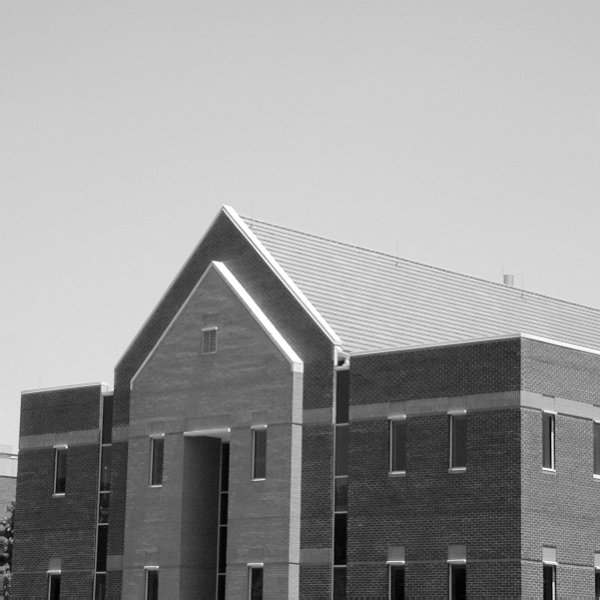
#> input picture Temas/04_Procesamiento_morfologico/Copia de Casa con bordes.jpg, 600 x 600 px, found by its file name
$ python morfo.py
#> lines starting #> are read from the running program, lines starting #| are printed output that depends on the picture; after the words box and inside, x2 and y2 are one past the last pixel; in counts of white or black regions, pixels touching at a corner belong together
import cv2
import numpy as np
import matplotlib.pyplot as plt

# ==========================================
# 0. FUNCIONES AUXILIARES (Puro Python)
# ==========================================

def crear_matriz(alto, ancho, valor):
    """Crea una matriz (lista de listas) llena de un valor específico."""
    return [[valor for _ in range(ancho)] for _ in range(alto)]

def copiar_matriz(matriz):
    """Crea una copia independiente de una matriz."""
    return [fila[:] for fila in matriz]

def agregar_borde(imagen, pad_h, pad_w, valor_borde):
    """Añade un borde a la imagen para que el kernel no se salga de los límites."""
    alto = len(imagen)
    ancho = len(imagen[0])
    # Calculamos el nuevo tamaño
    nuevo_alto = alto + 2 * pad_h
    nuevo_ancho = ancho + 2 * pad_w

    # Creamos un lienzo más grande lleno del valor del borde
    matriz_borde = crear_matriz(nuevo_alto, nuevo_ancho, valor_borde)

    # Copiamos la imagen original en el centro de este lienzo
    for i in range(alto):
        for j in range(ancho):
            matriz_borde[i + pad_h][j + pad_w] = imagen[i][j]

    return matriz_borde

# ==========================================
# 1. FUNCIONES MORFOLÓGICAS (Puro Python)
# ==========================================

def dilatar(imagen, kernel):
    """Dilatación usando solo bucles y listas."""
    alto_img, ancho_img = len(imagen), len(imagen[0])
    alto_k, ancho_k = len(kernel), len(kernel[0])

    pad_h = alto_k // 2
    pad_w = ancho_k // 2

    # Añadimos borde de 0s
    img_borde = agregar_borde(imagen, pad_h, pad_w, 0)
    resultado = crear_matriz(alto_img, ancho_img, 0)

    for i in range(alto_img):
        for j in range(ancho_img):
            # Superponemos el kernel sobre la imagen original
            coincide = False
            for ki in range(alto_k):
                for kj in range(ancho_k):
                    # Si el kernel es 1 y el pixel de abajo de la imagen también es 1, hay coincidencia
                    if kernel[ki][kj] == 1 and img_borde[i + ki][j + kj] == 1:
                        coincide = True
                        break # Si ya encontramos uno, no hace falta buscar más en esta ventana
                if coincide:
                    break

            # Si hubo al menos una coincidencia, el pixel central se vuelve 1
            if coincide:
                resultado[i][j] = 1

    return resultado

def erosionar(imagen, kernel):
    """Erosión usando solo bucles y listas."""
    alto_img, ancho_img = len(imagen), len(imagen[0])
    alto_k, ancho_k = len(kernel), len(kernel[0])

    pad_h = alto_k // 2
    pad_w = ancho_k // 2

    # Para erosión el borde DEBE ser 1 para no afectar falsamente los bordes reales de la imagen
    img_borde = agregar_borde(imagen, pad_h, pad_w, 1)
    resultado = crear_matriz(alto_img, ancho_img, 0)

    for i in range(alto_img):
        for j in range(ancho_img):
            # Asumimos que todo va a coincidir
            coincide_todo = True
            for ki in range(alto_k):
                for kj in range(ancho_k):
                    # Si el kernel exige un 1, pero la imagen tiene un 0, se rompe la erosión
                    if kernel[ki][kj] == 1 and img_borde[i + ki][j + kj] == 0:
                        coincide_todo = False
                        break
                if not coincide_todo:
                    break

            # Solo si TODOS los pixeles bajo el kernel coincidieron, se marca como 1
            if coincide_todo:
                resultado[i][j] = 1

    return resultado

def cerrar_circulos(imagen, kernel):
    """Cierre morfológico: Dilatación seguida de Erosión."""
    img_dilatada = dilatar(imagen, kernel)
    img_cerrada = erosionar(img_dilatada, kernel)
    return img_cerrada

# ===== FUNCIONES DE LÓGICA PARA EL ESQUELETO =====
def es_matriz_vacia(matriz):
    """Revisa si todos los pixeles de la matriz son 0."""
    for fila in matriz:
        for valor in fila:
            if valor != 0:
                return False # Encontró un 1, no está vacía
    return True

def operacion_logica(img1, img2, operacion):
    """Realiza operaciones AND_NOT y OR píxel por píxel."""
    alto, ancho = len(img1), len(img1[0])
    resultado = crear_matriz(alto, ancho, 0)
    for i in range(alto):
        for j in range(ancho):
            if operacion == "AND_NOT":
                # Si img1 es 1 y img2 es 0 -> Resultado 1
                if img1[i][j] == 1 and img2[i][j] == 0:
                    resultado[i][j] = 1
            elif operacion == "OR":
                # Si cualquiera es 1 -> Resultado 1
                if img1[i][j] == 1 or img2[i][j] == 1:
                    resultado[i][j] = 1
    return resultado

def obtener_esqueleto(imagen, kernel):
    """Esqueleto usando iteración de erosiones puramente en Python."""
    alto, ancho = len(imagen), len(imagen[0])
    esqueleto = crear_matriz(alto, ancho, 0)
    img_temp = copiar_matriz(imagen)

    while not es_matriz_vacia(img_temp):
        # 1. Erosionamos
        erosionada = erosionar(img_temp, kernel)

        # 2. Apertura (Dilatamos la recién erosionada)
        abierta = dilatar(erosionada, kernel)

        # 3. Residuo = img_temp AND (NOT abierta)
        residuo = operacion_logica(img_temp, abierta, "AND_NOT")

        # 4. Acumulamos en el esqueleto: esqueleto = esqueleto OR residuo
        esqueleto = operacion_logica(esqueleto, residuo, "OR")

        # 5. La imagen para la próxima iteración es la erosionada
        img_temp = copiar_matriz(erosionada)

    return esqueleto


# =========================================================================================================================================================


def dilate_from_scratch(image, kernel_size=3):
    # Get image dimensions
    h, w = image.shape
    # Calculate padding based on kernel size (assumes odd kernel)
    pad = kernel_size // 2
    # Create an output image of the same size, initialized to 0
    dilated_img = np.zeros_like(image)

    # Pad the original image to handle borders
    padded_img = np.pad(image, pad, mode='constant', constant_values=0)

    # Iterate through every pixel of the original image
    for i in range(h):
        for j in range(w):
            # Extract the neighborhood region (window)
            window = padded_img[i : i + kernel_size, j : j + kernel_size]

            # The output pixel is the maximum of the neighborhood
            # In binary images, if any pixel is 1, max() will return 1
            dilated_img[i, j] = np.max(window)

    return dilated_img

# Example Usage:
# binary_mask = (your_grayscale_image > threshold).astype(np.uint8)
# result = dilate_from_scratch(binary_mask, kernel_size=5)


# ==========================================
# 2. CARGA, EJECUCIÓN Y CONVERSIÓN A UINT8
# ==========================================

# Cargamos la imagen con OpenCV
ruta = r'Temas\04_Procesamiento_morfologico\Copia de Casa con bordes.jpg'
img_original = cv2.imread(ruta, cv2.IMREAD_GRAYSCALE)
#> img_original is the input picture: shape (600, 600); min 0, max 255, mean 152.9
img_original = img_original[250:300, 150:200]
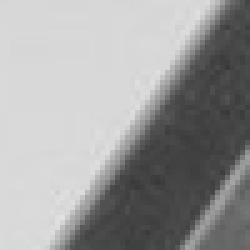
#> img_original: shape (50, 50) (shown 5 times larger); min 57, max 225, mean 156.5


# Binarizamos y obtenemos un arreglo de NumPy
# _, img_binaria_np = cv2.threshold(img_original, 127, 1, cv2.THRESH_BINARY)
_, img_binaria_np = cv2.threshold(img_original, 127, 1, cv2.THRESH_BINARY_INV)
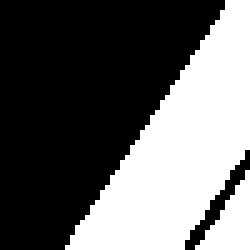
#> img_binaria_np: shape (50, 50) (shown 5 times larger); values 0 (black) and 1 (white), 39.3% white; 2 white regions, box (x1, y1, x2, y2) and area: (13, 0, 50, 50) 892, (39, 34, 50, 50) 90


# CONVERSIÓN CRÍTICA: Pasamos la matriz de OpenCV/NumPy a listas puras de Python
img_lista_pura = img_binaria_np.tolist()
#> img_lista_pura = 50 items

# Definimos un kernel de 3x3 como lista pura de Python
kernel_lista = [
    [0, 0, 0],
    [1, 1, 1],
    [0, 0, 0]
]

# kernel_lista = [
#     [0, 0, 1],
#     [0, 1, 1],
#     [1, 1, 1]
# ]


# ¡Procesamos TODO usando las listas puras de Python!
print("Calculando Erosión...")
res_erosionada = erosionar(img_lista_pura, kernel_lista)
#> in erosionar, `alto_img, ancho_img = len(imagen), len(imagen[0])`: alto_img = 50
#> in agregar_borde, `nuevo_alto = alto + 2 * pad_h`: nuevo_alto = 52
#> in agregar_borde, `matriz_borde = crear_matriz(nuevo_alto, nuevo_ancho, valor_borde)`: matriz_borde = 52 items
#> in erosionar, `resultado = crear_matriz(alto_img, ancho_img, 0)`: resultado = 50 items
#> res_erosionada = 50 items

print("Calculando Dilatación...")
res_dilatada = dilatar(img_lista_pura, kernel_lista)
#> in dilatar, `alto_img, ancho_img = len(imagen), len(imagen[0])`: alto_img = 50
#> in dilatar, `img_borde = agregar_borde(imagen, pad_h, pad_w, 0)`: img_borde = 52 items
#> in dilatar, `resultado = crear_matriz(alto_img, ancho_img, 0)`: resultado = 50 items
#> res_dilatada = 50 items

print("Calculando Cierre...")
res_cerrada = cerrar_circulos(img_lista_pura, kernel_lista)
#> res_cerrada = 50 items

print("Calculando Esqueleto...")
res_esqueleto = obtener_esqueleto(img_lista_pura, kernel_lista)
#> in obtener_esqueleto, `alto, ancho = len(imagen), len(imagen[0])`: alto = 50
#> in obtener_esqueleto, `esqueleto = crear_matriz(alto, ancho, 0)`: esqueleto = 50 items
#> the loop in obtener_esqueleto, `while not es_matriz_vacia(img_temp):` made 24 passes

# ==========================================
# 3. VISUALIZACIÓN DE RESULTADOS
# ==========================================

# Aquí es el ÚNICO lugar donde usamos numpy.
# Envolvemos las listas de Python con np.array(..., dtype=np.uint8)
# y multiplicamos por 255 para que Matplotlib lo dibuje en blanco y negro estándar.

titulos = ['Original (Binaria)', 'Erosión', 'Dilatación', 'Cierre (Tapa huecos)', 'Esqueleto']

imagenes = [
    np.array(img_lista_pura, dtype=np.uint8) * 255,
    np.array(res_erosionada, dtype=np.uint8) * 255,
    np.array(res_dilatada, dtype=np.uint8) * 255,
    np.array(res_cerrada, dtype=np.uint8) * 255,
    np.array(res_esqueleto, dtype=np.uint8) * 255
]

plt.figure(figsize=(15, 6))
for i in range(5):
    plt.subplot(1, 5, i+1)
    plt.imshow(imagenes[i], cmap='gray')
    plt.title(titulos[i])
    plt.axis('off')

plt.tight_layout()
plt.show()
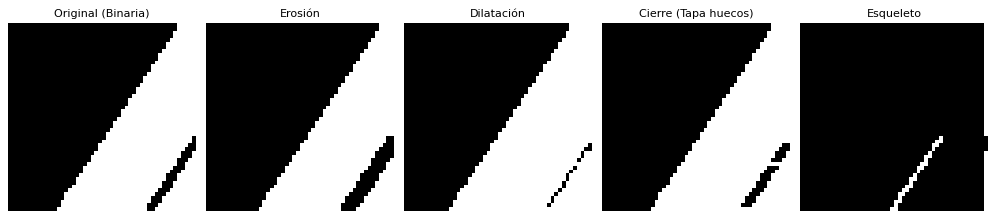
#> figure drawn by matplotlib, 5 panels
